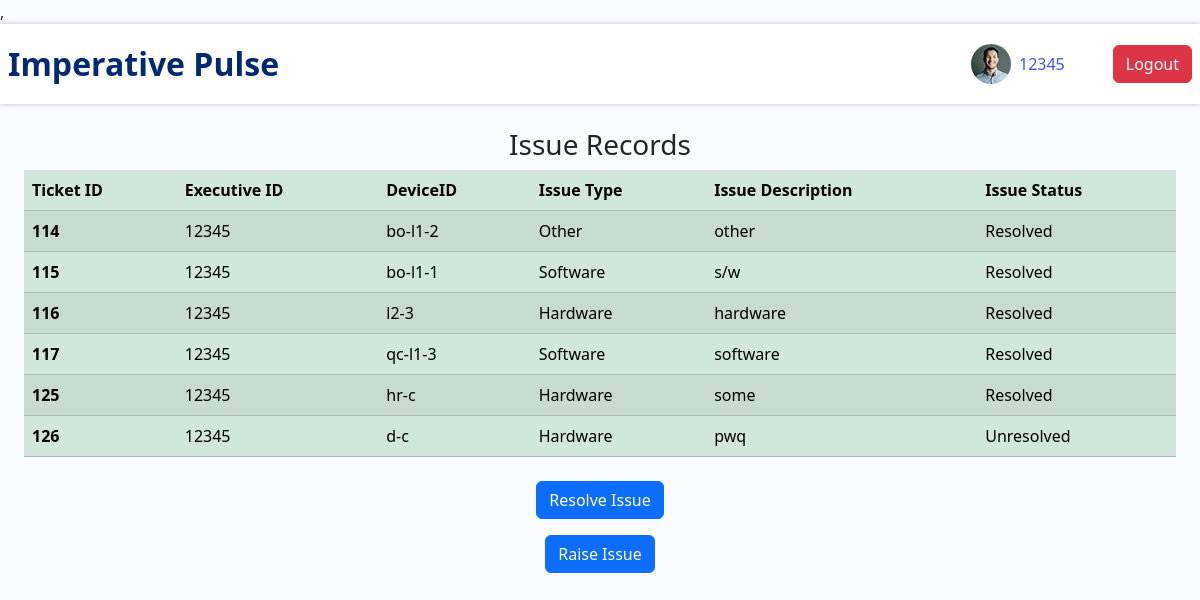
The page /issueRecords.php (signed in) on the database its author committed.
### tables this page shows
CREATE TABLE `ticket` (
  `ticket_id` int(11) NOT NULL,
  `executive_id` int(11) NOT NULL,
  `desk_num` varchar(30) NOT NULL,
  `issue_type` varchar(30) NOT NULL,
  `ticket_description` varchar(1000) NOT NULL,
  `issue_status` tinyint(1) NOT NULL,
  `date_issue` date NOT NULL
);

### issueRecords.php (the view, shortened to what this page needs)
<!DOCTYPE html>
<html lang="en">
<head>
    ,<link rel="stylesheet" href="./assets/bootstrap.min.css">
</head>
<body style="background-color:#f9fbff" onload="fetchRecords()">
  <header id="header" class="header d-flex align-items-center px-2 py-3 mb-4" style="background-color:#ffffff; box-shadow: 0 0 5px 0 rgba(0, 0, 0, 0.25);">
    <div class="d-flex align-items-center justify-content-between" style="color:#012970">
       <span class="d-none d-lg-block fs-2 fw-bold ">Imperative Pulse</span>
    </div>
    <nav class="header-nav ms-auto">
          <div class="nav-link nav-profile d-flex align-items-center pe-0">
            <img src="img/user.jpg" alt="Profile" class="rounded-circle">
            <span class="d-none d-md-block ps-2 fw-medium" style="color:#4154f1"><?php  echo $_SESSION['executive_id']; ?></span>
          </div>
    </nav>
    <button type="button" name="logout" class="btn btn-danger text-white ms-5">
      <a href="executive_logout.php" style="text-decoration:none; color:white">Logout</a>
    </button>
  </header>
  <?php
    include 'config.php';
        $id = $_SESSION['executive_id'];
        $records = [];
        $query = "SELECT * FROM ticket WHERE executive_id = '$id'";
        $result = mysqli_query($conn,$query);
        if(mysqli_num_rows($result)>0){
            for($i=1; $i<=mysqli_num_rows($result); $i++){
                array_push($records,mysqli_fetch_row($result));
            }
        }
  ?>
  <div class="m-4">
  <center><h3>Issue Records</h3></center>
  <table class="table table-success table-striped">
      <thead>
          <tr>
              <th scope="col">Ticket ID</th>
              <th scope="col">Executive ID</th>
              <th scope="col">DeviceID</th>
              <th scope="col">Issue Type</th>
              <th scope="col">Issue Description</th>
              <th scope="col">Issue Status</th>
          </tr>
      </thead>
      <tbody>
          <?php
          foreach($records as $record){
            echo "<tr>";
            echo "<th scope=\"row\">"; echo $record[0]; echo"</th>";
            echo "<td>"; echo $record[1]; echo"</td>";
            echo "<td>"; echo $record[2]; echo"</td>";
            echo "<td>"; echo $record[3]; echo"</td>";
            echo "<td>"; echo $record[4]; echo"</td>";
            echo "<td>";
                if($record[5]=='0'){echo "Unresolved";}
                if($record[5]=='1'){echo "Resolved";}
            echo"</td>";
            echo "</tr>";
          }
          ?>
      </tbody>
  </table>
  </div>
    <form action="<?php echo $_SERVER['PHP_SELF']; ?>" method="POST">
        <center><button type="submit" name="resolve" class="btn btn-primary">Resolve Issue</button></center>
    </form>
    <form action="" method="POST" class="d-flex justify-content-center mt-3">
          <button  name="issue" class="btn btn-primary">Raise Issue</button>
    </form>
</body>
</html>

### rows shown on the page
ticket: ticket_id "114", executive "12345", desk_num "bo-l1-2", issue_type "Other", ticket_description "other", issue_status "Resolved"
ticket: ticket_id "115", executive "12345", desk_num "bo-l1-1", issue_type "Software", ticket_description "s/w", issue_status "Resolved"
ticket: ticket_id "116", executive "12345", desk_num "l2-3", issue_type "Hardware", ticket_description "hardware", issue_status "Resolved"
ticket: ticket_id "117", executive "12345", desk_num "qc-l1-3", issue_type "Software", ticket_description "software", issue_status "Resolved"
ticket: ticket_id "125", executive "12345", desk_num "hr-c", issue_type "Hardware", ticket_description "some", issue_status "Resolved"
ticket: ticket_id "126", executive "12345", desk_num "d-c", issue_type "Hardware", ticket_description "pwq", issue_status "Unresolved"

### other values the page prints
$_SESSION['executive_id'] "12345"
